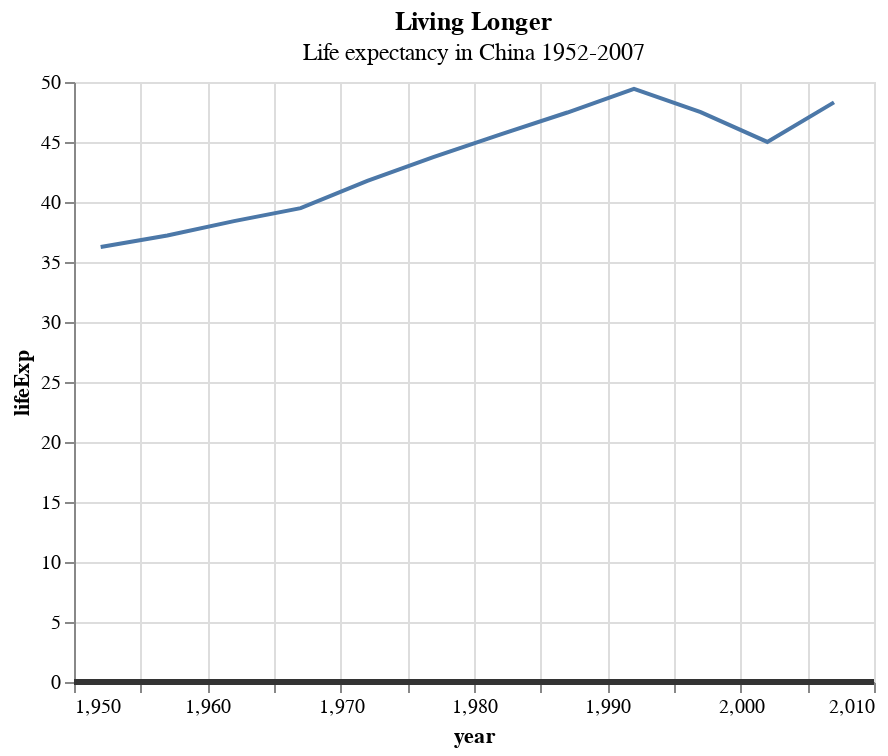

The notebook cell saved with this chart:
### Markdown cell above
## altair

### Code cell
## altair
line = (alt.Chart(line_df).mark_line().encode(
x='year',
y='lifeExp')
.properties(title={'text': 'Living Longer',
                   'subtitle': 'Life expectancy in China 1952-2007'})
) 

# hline
overlay = overlay = pd.DataFrame({'lifeExp': [0]})
hline = alt.Chart(overlay).mark_rule(color='#333333', strokeWidth=3).encode(y='lifeExp:Q')

line + hline

### Figure 1 — Vega-Lite specification as saved in the notebook (floating-point values rounded to 4 significant figures)
{"config": {"view": {"continuousWidth": 400, "continuousHeight": 300}}, "layer": [{"data": {"name": "data-09bd37ab7bcd5f13694b463cd22b382a"}, "mark": "line", "encoding": {"x": {"type": "quantitative", "field": "year"}, "y": {"type": "quantitative", "field": "lifeExp"}}, "title": {"text": "Living Longer", "subtitle": "Life expectancy in China 1952-2007"}}, {"data": {"name": "data-b72d08f8e8aba7f4bc4f7a2761cca43e"}, "mark": {"type": "rule", "color": "#333333", "strokeWidth": 3}, "encoding": {"y": {"type": "quantitative", "field": "lifeExp"}}}], "$schema": "https://vega.github.io/schema/vega-lite/v4.8.1.json", "datasets": {"data-09bd37ab7bcd5f13694b463cd22b382a": [{"country": "Malawi", "continent": "Africa", "year": 1952, "lifeExp": 36.26, "pop": 2917802, "gdpPercap": 369.2}, {"country": "Malawi", "continent": "Africa", "year": 1957, "lifeExp": 37.21, "pop": 3221238, "gdpPercap": 416.4}, {"country": "Malawi", "continent": "Africa", "year": 1962, "lifeExp": 38.41, "pop": 3628608, "gdpPercap": 427.9}, {"country": "Malawi", "continent": "Africa", "year": 1967, "lifeExp": 39.49, "pop": 4147252, "gdpPercap": 495.5}, {"country": "Malawi", "continent": "Africa", "year": 1972, "lifeExp": 41.77, "pop": 4730997, "gdpPercap": 584.6}, {"country": "Malawi", "continent": "Africa", "year": 1977, "lifeExp": 43.77, "pop": 5637246, "gdpPercap": 663.2}, {"country": "Malawi", "continent": "Africa", "year": 1982, "lifeExp": 45.64, "pop": 6502825, "gdpPercap": 632.8}, {"country": "Malawi", "continent": "Africa", "year": 1987, "lifeExp": 47.46, "pop": 7824747, "gdpPercap": 635.5}, {"country": "Malawi", "continent": "Africa", "year": 1992, "lifeExp": 49.42, "pop": 10014249, "gdpPercap": 563.2}, {"country": "Malawi", "continent": "Africa", "year": 1997, "lifeExp": 47.49, "pop": 10419991, "gdpPercap": 692.3}, {"country": "Malawi", "continent": "Africa", "year": 2002, "lifeExp": 45.01, "pop": 11824495, "gdpPercap": 665.4}, {"country": "Malawi", "continent": "Africa", "year": 2007, "lifeExp": 48.3, "pop": 13327079, "gdpPercap": 759.3}], "data-b72d08f8e8aba7f4bc4f7a2761cca43e": [{"lifeExp": 0}]}}
